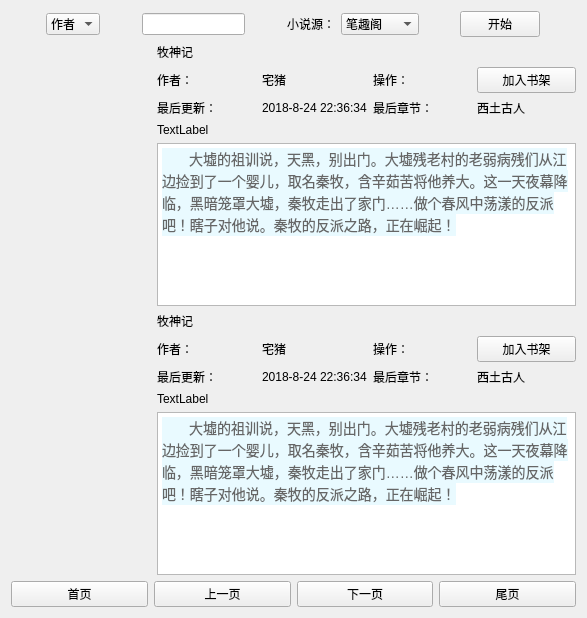
<?xml version="1.0" encoding="UTF-8"?>
<ui version="4.0">
 <class>IndexWidget</class>
 <widget class="QWidget" name="IndexWidget">
  <property name="geometry">
   <rect>
    <x>0</x>
    <y>0</y>
    <width>587</width>
    <height>618</height>
   </rect>
  </property>
  <property name="windowTitle">
   <string>Form</string>
  </property>
  <layout class="QVBoxLayout" name="verticalLayout_3">
   <item>
    <spacer name="verticalSpacer_4">
     <property name="orientation">
      <enum>Qt::Vertical</enum>
     </property>
     <property name="sizeHint" stdset="0">
      <size>
       <width>20</width>
       <height>11</height>
      </size>
     </property>
    </spacer>
   </item>
   <item>
    <layout class="QHBoxLayout" name="horizontalLayout">
     <item>
      <spacer name="horizontalSpacer">
       <property name="orientation">
        <enum>Qt::Horizontal</enum>
       </property>
       <property name="sizeHint" stdset="0">
        <size>
         <width>40</width>
         <height>20</height>
        </size>
       </property>
      </spacer>
     </item>
     <item>
      <widget class="QComboBox" name="authorComBox">
       <item>
        <property name="text">
         <string>作者</string>
        </property>
       </item>
       <item>
        <property name="text">
         <string>书名</string>
        </property>
       </item>
      </widget>
     </item>
     <item>
      <spacer name="horizontalSpacer_2">
       <property name="orientation">
        <enum>Qt::Horizontal</enum>
       </property>
       <property name="sizeHint" stdset="0">
        <size>
         <width>40</width>
         <height>20</height>
        </size>
       </property>
      </spacer>
     </item>
     <item>
      <widget class="QLineEdit" name="authorLineEdit"/>
     </item>
     <item>
      <spacer name="horizontalSpacer_3">
       <property name="orientation">
        <enum>Qt::Horizontal</enum>
       </property>
       <property name="sizeHint" stdset="0">
        <size>
         <width>40</width>
         <height>20</height>
        </size>
       </property>
      </spacer>
     </item>
     <item>
      <widget class="QLabel" name="novelSourceLabel">
       <property name="text">
        <string>小说源：</string>
       </property>
      </widget>
     </item>
     <item>
      <widget class="QComboBox" name="novelSourceComBox">
       <item>
        <property name="text">
         <string>笔趣阁</string>
        </property>
       </item>
       <item>
        <property name="text">
         <string>新笔趣阁</string>
        </property>
       </item>
       <item>
        <property name="text">
         <string>顶点小说</string>
        </property>
       </item>
      </widget>
     </item>
     <item>
      <spacer name="horizontalSpacer_4">
       <property name="orientation">
        <enum>Qt::Horizontal</enum>
       </property>
       <property name="sizeHint" stdset="0">
        <size>
         <width>40</width>
         <height>20</height>
        </size>
       </property>
      </spacer>
     </item>
     <item>
      <widget class="QPushButton" name="startBtn">
       <property name="text">
        <string>开始</string>
       </property>
      </widget>
     </item>
     <item>
      <spacer name="horizontalSpacer_5">
       <property name="orientation">
        <enum>Qt::Horizontal</enum>
       </property>
       <property name="sizeHint" stdset="0">
        <size>
         <width>40</width>
         <height>20</height>
        </size>
       </property>
      </spacer>
     </item>
    </layout>
   </item>
   <item>
    <spacer name="verticalSpacer_3">
     <property name="orientation">
      <enum>Qt::Vertical</enum>
     </property>
     <property name="sizeHint" stdset="0">
      <size>
       <width>20</width>
       <height>10</height>
      </size>
     </property>
    </spacer>
   </item>
   <item>
    <layout class="QHBoxLayout" name="horizontalLayout_2">
     <item>
      <layout class="QHBoxLayout" name="horizontalLayout_3">
       <item>
        <widget class="QLabel" name="novelPicLabel">
         <property name="maximumSize">
          <size>
           <width>140</width>
           <height>200</height>
          </size>
         </property>
         <property name="text">
          <string/>
         </property>
         <property name="pixmap">
          <pixmap resource="images.qrc">:/images/images/mushenji.jpg</pixmap>
         </property>
        </widget>
       </item>
      </layout>
     </item>
     <item>
      <layout class="QVBoxLayout" name="verticalLayout">
       <item>
        <layout class="QGridLayout" name="gridLayout">
         <item row="2" column="1">
          <widget class="QLabel" name="novelUpateDateLabel">
           <property name="text">
            <string>2018-8-24 22:36:34</string>
           </property>
          </widget>
         </item>
         <item row="2" column="0">
          <widget class="QLabel" name="label_9">
           <property name="text">
            <string>最后更新：</string>
           </property>
          </widget>
         </item>
         <item row="2" column="3">
          <widget class="QLabel" name="novelNowChapterLabel">
           <property name="text">
            <string>西土古人</string>
           </property>
          </widget>
         </item>
         <item row="2" column="2">
          <widget class="QLabel" name="label_11">
           <property name="text">
            <string>最后章节：</string>
           </property>
          </widget>
         </item>
         <item row="1" column="2">
          <widget class="QLabel" name="label_7">
           <property name="text">
            <string>操作：</string>
           </property>
          </widget>
         </item>
         <item row="1" column="1">
          <widget class="QLabel" name="author">
           <property name="text">
            <string>宅猪</string>
           </property>
          </widget>
         </item>
         <item row="1" column="0">
          <widget class="QLabel" name="label_5">
           <property name="text">
            <string>作者：</string>
           </property>
          </widget>
         </item>
         <item row="1" column="3">
          <widget class="QPushButton" name="addBookStackBtn">
           <property name="text">
            <string>加入书架</string>
           </property>
          </widget>
         </item>
         <item row="3" column="0" colspan="4">
          <widget class="QLabel" name="noveUnderlineLabel">
           <property name="text">
            <string>TextLabel</string>
           </property>
          </widget>
         </item>
         <item row="4" column="0" colspan="4">
          <widget class="QTextEdit" name="novelSmmary">
           <property name="html">
            <string>&lt;!DOCTYPE HTML PUBLIC &quot;-//W3C//DTD HTML 4.0//EN&quot; &quot;http://www.w3.org/TR/REC-html40/strict.dtd&quot;&gt;
&lt;html&gt;&lt;head&gt;&lt;meta name=&quot;qrichtext&quot; content=&quot;1&quot; /&gt;&lt;style type=&quot;text/css&quot;&gt;
p, li { white-space: pre-wrap; }
&lt;/style&gt;&lt;/head&gt;&lt;body style=&quot; font-family:'SimSun'; font-size:9pt; font-weight:400; font-style:normal;&quot;&gt;
&lt;p style=&quot; margin-top:12px; margin-bottom:12px; margin-left:0px; margin-right:0px; -qt-block-indent:0; text-indent:0px;&quot;&gt;&lt;span style=&quot; font-family:'Segoe UI,Lucida Grande,Helvetica,Arial,Microsoft YaHei,FreeSans,Arimo,Droid Sans,wenquanyi micro hei,Hiragino Sans GB,Hiragino Sans GB W3,FontAwesome,sans-serif'; font-size:14px; color:#666666; background-color:#e9faff;&quot;&gt;       大墟的祖训说，天黑，别出门。大墟残老村的老弱病残们从江边捡到了一个婴儿，取名秦牧，含辛茹苦将他养大。这一天夜幕降临，黑暗笼罩大墟，秦牧走出了家门……做个春风中荡漾的反派吧！瞎子对他说。秦牧的反派之路，正在崛起！&lt;/span&gt;&lt;/p&gt;&lt;/body&gt;&lt;/html&gt;</string>
           </property>
          </widget>
         </item>
         <item row="0" column="0" colspan="4">
          <widget class="QLabel" name="novelTitleLabel">
           <property name="text">
            <string>牧神记</string>
           </property>
           <property name="scaledContents">
            <bool>false</bool>
           </property>
           <property name="openExternalLinks">
            <bool>false</bool>
           </property>
          </widget>
         </item>
        </layout>
       </item>
      </layout>
     </item>
    </layout>
   </item>
   <item>
    <spacer name="verticalSpacer_2">
     <property name="orientation">
      <enum>Qt::Vertical</enum>
     </property>
     <property name="sizeHint" stdset="0">
      <size>
       <width>20</width>
       <height>6</height>
      </size>
     </property>
    </spacer>
   </item>
   <item>
    <layout class="QHBoxLayout" name="horizontalLayout_4">
     <item>
      <layout class="QHBoxLayout" name="horizontalLayout_5">
       <item>
        <widget class="QLabel" name="novelPicLabel_2">
         <property name="maximumSize">
          <size>
           <width>140</width>
           <height>200</height>
          </size>
         </property>
         <property name="text">
          <string/>
         </property>
         <property name="pixmap">
          <pixmap resource="images.qrc">:/images/images/mushenji.jpg</pixmap>
         </property>
        </widget>
       </item>
      </layout>
     </item>
     <item>
      <layout class="QVBoxLayout" name="verticalLayout_2">
       <item>
        <layout class="QGridLayout" name="gridLayout_2">
         <item row="2" column="1">
          <widget class="QLabel" name="novelUpateDateLabel_2">
           <property name="text">
            <string>2018-8-24 22:36:34</string>
           </property>
          </widget>
         </item>
         <item row="2" column="0">
          <widget class="QLabel" name="label_10">
           <property name="text">
            <string>最后更新：</string>
           </property>
          </widget>
         </item>
         <item row="2" column="3">
          <widget class="QLabel" name="novelNowChapterLabel_2">
           <property name="text">
            <string>西土古人</string>
           </property>
          </widget>
         </item>
         <item row="2" column="2">
          <widget class="QLabel" name="label_12">
           <property name="text">
            <string>最后章节：</string>
           </property>
          </widget>
         </item>
         <item row="1" column="2">
          <widget class="QLabel" name="label_8">
           <property name="text">
            <string>操作：</string>
           </property>
          </widget>
         </item>
         <item row="1" column="1">
          <widget class="QLabel" name="author_2">
           <property name="text">
            <string>宅猪</string>
           </property>
          </widget>
         </item>
         <item row="1" column="0">
          <widget class="QLabel" name="label_6">
           <property name="text">
            <string>作者：</string>
           </property>
          </widget>
         </item>
         <item row="1" column="3">
          <widget class="QPushButton" name="addBookStackBtn_2">
           <property name="text">
            <string>加入书架</string>
           </property>
          </widget>
         </item>
         <item row="3" column="0" colspan="4">
          <widget class="QLabel" name="noveUnderlineLabel_2">
           <property name="text">
            <string>TextLabel</string>
           </property>
          </widget>
         </item>
         <item row="4" column="0" colspan="4">
          <widget class="QTextEdit" name="novelSmmary_2">
           <property name="html">
            <string>&lt;!DOCTYPE HTML PUBLIC &quot;-//W3C//DTD HTML 4.0//EN&quot; &quot;http://www.w3.org/TR/REC-html40/strict.dtd&quot;&gt;
&lt;html&gt;&lt;head&gt;&lt;meta name=&quot;qrichtext&quot; content=&quot;1&quot; /&gt;&lt;style type=&quot;text/css&quot;&gt;
p, li { white-space: pre-wrap; }
&lt;/style&gt;&lt;/head&gt;&lt;body style=&quot; font-family:'SimSun'; font-size:9pt; font-weight:400; font-style:normal;&quot;&gt;
&lt;p style=&quot; margin-top:12px; margin-bottom:12px; margin-left:0px; margin-right:0px; -qt-block-indent:0; text-indent:0px;&quot;&gt;&lt;span style=&quot; font-family:'Segoe UI,Lucida Grande,Helvetica,Arial,Microsoft YaHei,FreeSans,Arimo,Droid Sans,wenquanyi micro hei,Hiragino Sans GB,Hiragino Sans GB W3,FontAwesome,sans-serif'; font-size:14px; color:#666666; background-color:#e9faff;&quot;&gt;       大墟的祖训说，天黑，别出门。大墟残老村的老弱病残们从江边捡到了一个婴儿，取名秦牧，含辛茹苦将他养大。这一天夜幕降临，黑暗笼罩大墟，秦牧走出了家门……做个春风中荡漾的反派吧！瞎子对他说。秦牧的反派之路，正在崛起！&lt;/span&gt;&lt;/p&gt;&lt;/body&gt;&lt;/html&gt;</string>
           </property>
          </widget>
         </item>
         <item row="0" column="0" colspan="4">
          <widget class="QLabel" name="novelTitleLabel_2">
           <property name="text">
            <string>牧神记</string>
           </property>
           <property name="scaledContents">
            <bool>false</bool>
           </property>
           <property name="openExternalLinks">
            <bool>false</bool>
           </property>
          </widget>
         </item>
        </layout>
       </item>
      </layout>
     </item>
    </layout>
   </item>
   <item>
    <spacer name="verticalSpacer">
     <property name="orientation">
      <enum>Qt::Vertical</enum>
     </property>
     <property name="sizeHint" stdset="0">
      <size>
       <width>20</width>
       <height>10</height>
      </size>
     </property>
    </spacer>
   </item>
   <item>
    <layout class="QHBoxLayout" name="horizontalLayout_6">
     <item>
      <widget class="QPushButton" name="pushButton_5">
       <property name="text">
        <string>首页</string>
       </property>
      </widget>
     </item>
     <item>
      <widget class="QPushButton" name="pushButton_4">
       <property name="text">
        <string>上一页</string>
       </property>
      </widget>
     </item>
     <item>
      <widget class="QPushButton" name="pushButton_3">
       <property name="text">
        <string>下一页</string>
       </property>
      </widget>
     </item>
     <item>
      <widget class="QPushButton" name="pushButton_6">
       <property name="text">
        <string>尾页</string>
       </property>
      </widget>
     </item>
    </layout>
   </item>
  </layout>
 </widget>
 <resources>
  <include location="images.qrc"/>
 </resources>
 <connections/>
</ui>
